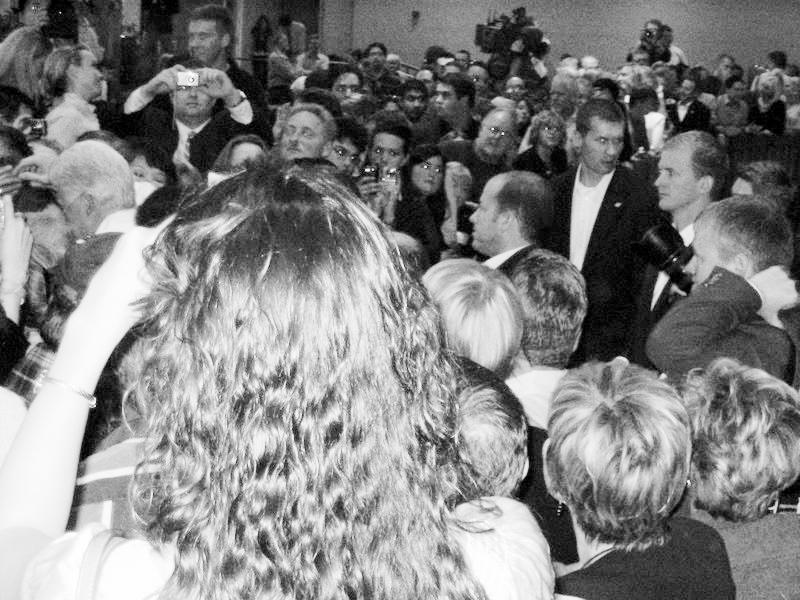
#> input picture Rezultati/Histogram/guzva_Globalna_0.jpg, 800 x 600 px, given as the content of the folder Slike/Histogram slike, which was not available
$ jupyter execute --allow-errors 3_Histogram.ipynb   (shell and % lines are left out)
#> lines starting #> are read from the running program, lines starting #| are printed output that depends on the picture; pictures that were not available may be replaced by others from this repository, and a replacement may not be noted
[cell 1]
from PIL import Image as img
import numpy as np
from matplotlib import pyplot as plt
from matplotlib import image as mpimg
import os
import math

plt.style.use ('dark_background')
maks_intezitet = 255

[cell 2]
def napravi_Histogram (hist_niz, ime_slike, ime_funkcije):

    plt.clf()
    plt.xlabel ('Vrednosti inteziteta')
    plt.ylabel ('Broj pojavljivanja')
    plt.bar (range (len(hist_niz)), hist_niz)
    plt.savefig (os.path.join ('Rezultati', 'Histogram', ime_slike) + '_' + ime_funkcije + '.jpg')

[cell 3]
def izracunaj_koef (slika_niz):

    br_piksela = slika_niz.size
    # Nalazenje raspodele piksela po intezitetima
    hist, _ = np.histogram (slika_niz, bins = maks_intezitet, range = (0, maks_intezitet))

    izmenjeni = np.zeros (maks_intezitet + 1)

    # Primena funkcije promene
    # Racuna se kumulativna suma histograma, ona oznacava ukupan broj piksela koji ima vrednost inteziteta <= od i-te vrednosti
    # A onda se ta suma normalizuje i stavlja kao nova vrednost
    for i in range (len(izmenjeni)):
        izmenjeni[i] = (maks_intezitet / br_piksela) * hist[: i+1].sum()

    izmenjeni = np.floor (izmenjeni)

    return izmenjeni

[cell 4]
def Globalna (putanja_slike, ime_slike):

    slika = img.open (os.path.join(putanja_slike, ime_slike + '.jpg')).convert ('L')
    slika_niz = np.uint8 (np.array (slika))

    rez_niz = np.zeros (slika_niz.shape, np.uint8)

    hist, _ = np.histogram (slika_niz, bins = maks_intezitet, range = (0, maks_intezitet))
    napravi_Histogram (hist, ime_slike, 'Globalna_1')

    tmp_niz = izracunaj_koef (slika_niz)
    #napravi_Histogram (tmp_niz, ime_slike, 'KoefGlobalna')

    for (x, y), vrednost in np.ndenumerate (slika_niz):
        rez_niz [x, y] = tmp_niz[vrednost]

    hist, _ = np.histogram (rez_niz, bins = maks_intezitet + 1, range = (0, maks_intezitet))
    napravi_Histogram (hist, ime_slike, 'Globalna_2')

    rez = img.fromarray (rez_niz)
    rez.save (os.path.join ('Rezultati', 'Histogram', ime_slike + '_Globalna_0.jpg'))

[cell 5]
def poredjenje ():

    dir_putanja_rez = os.path.join ('Rezultati', 'Histogram')
    dir_putanja_ulaz = os.path.join ('Slike', 'Histogram slike')
    lista_imena_rez = sorted(os.listdir (dir_putanja_rez))

    lista_imena_ulaz = sorted(os.listdir (dir_putanja_ulaz))
    broj_slika = len (lista_imena_ulaz)
    i = 0  # Brojac originala
    j = 0  # Brojac rezultata
    k = 0  # Globalni brojac

    plt.clf()
    fig, ax = plt.subplots (broj_slika, 4, figsize = (35, 50))

    for ax_i in ax:

        for ax_j in ax_i:

            # Iscrtavanje originala
            if (k % 4 == 0):
                putanja_slike = os.path.join (dir_putanja_ulaz, lista_imena_ulaz[i])
                ax_j.set_title (str.split(lista_imena_ulaz[i], '.')[0])
                i += 1

            else:
                putanja_slike = os.path.join (dir_putanja_rez, lista_imena_rez[j])
                ax_j.set_title (str.split(lista_imena_rez[j], '.')[0])
                j += 1

            slika = mpimg.imread (putanja_slike)

            ax_j.imshow (slika, cmap = 'gray')
            ax_j.axis ('off')
            k += 1

    plt.savefig (os.path.join ('Rezultati', 'sve_histogram.png'))
    plt.show()

[cell 6]
def main():

    dir_putanja = os.path.join ('Slike', 'Histogram slike')

    for ime_slike in os.listdir(dir_putanja):
        if os.path.splitext(ime_slike)[-1] == '.jpg':
            Globalna (dir_putanja, os.path.splitext (ime_slike)[-2])
#> in Globalna, slika is the input picture: PIL image 800x600 L; min 0, max 255, mean 129.8
#> in Globalna, `hist, _ = np.histogram (slika_niz, bins = maks_intezitet, range = (0, ..`: hist = 255 values, max 2806 at index 22, min 589 at index 1, mean 1882.4
#> in napravi_Histogram, `plt.savefig (os.path.join ('Rezultati', 'Histogram', ime_slike) + '_' ..`:
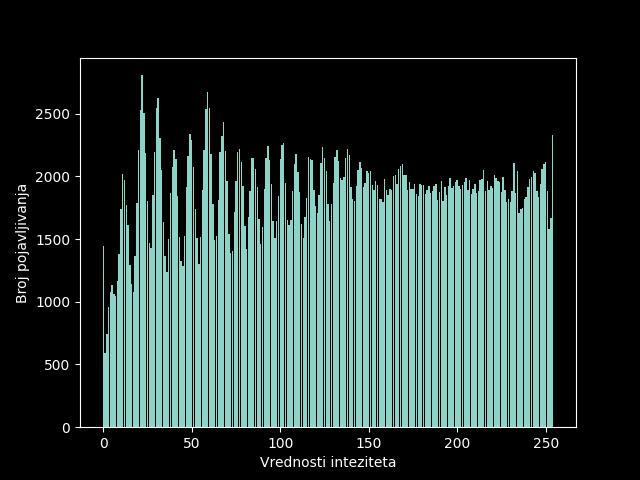
#> figure drawn by matplotlib, 1 panel; tallest bar 2806 high, from x = 21.6 to 22.4
#> after the loop in izracunaj_koef, `for i in range (len(izmenjeni)):`: izmenjeni = 256 values from 0.769 to 255
#> in izracunaj_koef, `izmenjeni = np.floor (izmenjeni)`: izmenjeni = 256 values from 0 to 255
#> the loop in Globalna, `for (x, y), vrednost in np.ndenumerate (slika_niz):` made 480000 passes
#> vrednost on passes 1 to 3: 90, 93, 98
#> in Globalna, `hist, _ = np.histogram (rez_niz, bins = maks_intezitet + 1, range = (0..`: hist = 256 values, max 3955 at index 58, min 0 at index 17, mean 1875
#> call 2 of napravi_Histogram, with hist_niz = array of shape (256,), ime_slike = 'guzva_Globalna_0', ime_funkcije = 'Globalna_2'
#> in napravi_Histogram (call 2), `plt.savefig (os.path.join ('Rezultati', 'Histogram', ime_slike) + '_' ..`:
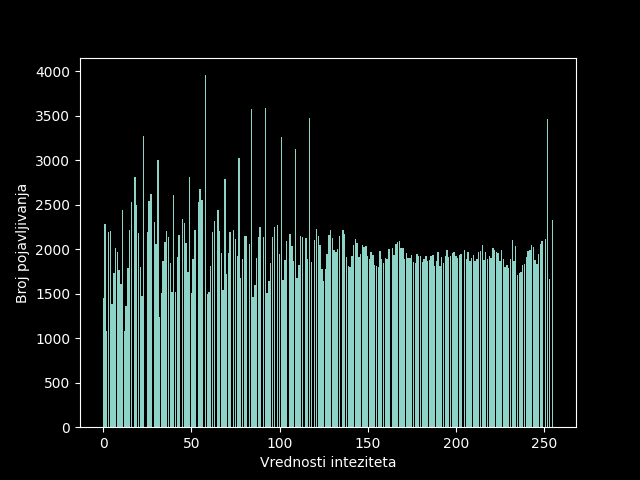
#> figure drawn by matplotlib, 1 panel; tallest bar 3955 high, from x = 57.6 to 58.4

$ run again, on Rezultati/Histogram/meduze_Globalna_0.jpg
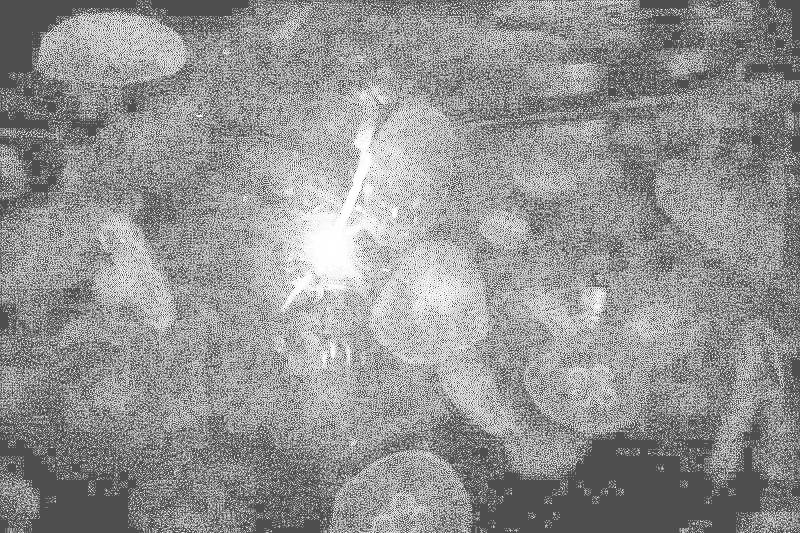
#> input picture Rezultati/Histogram/meduze_Globalna_0.jpg, 800 x 533 px, given as the content of the folder Slike/Histogram slike, which was not available
#> in Globalna, slika is the input picture: PIL image 800x533 L; min 33, max 255, mean 146.4
#> in Globalna, `hist, _ = np.histogram (slika_niz, bins = maks_intezitet, range = (0, ..`: hist = 255 values, max 35645 at index 78, min 0 at index 0, mean 1672.2
#> after the loop in izracunaj_koef, `for i in range (len(izmenjeni)):`: izmenjeni = 256 values from 0 to 255
#> after the loop in Globalna, `for (x, y), vrednost in np.ndenumerate (slika_niz):`:
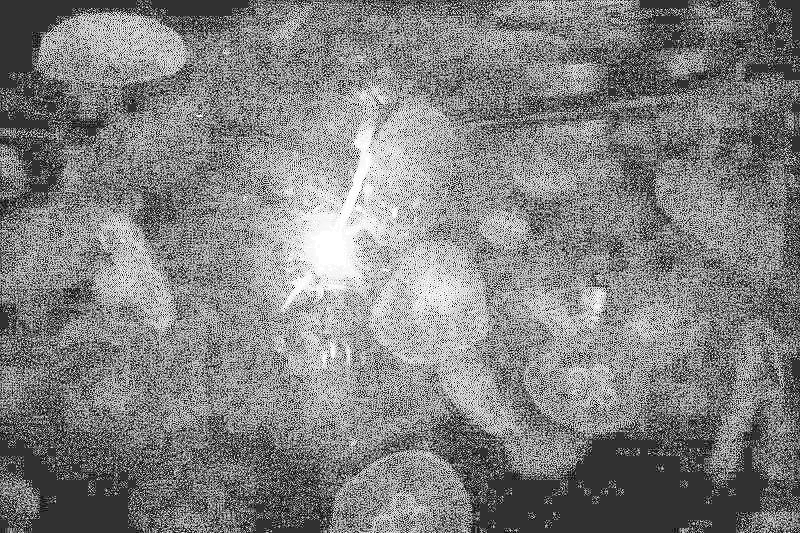
#> rez_niz: shape (533, 800); min 0, max 255, mean 128.6
#> in Globalna, `hist, _ = np.histogram (rez_niz, bins = maks_intezitet + 1, range = (0..`: hist = 256 values, max 35645 at index 49, min 0 at index 7, mean 1665.6
#> in napravi_Histogram (call 2), `plt.savefig (os.path.join ('Rezultati', 'Histogram', ime_slike) + '_' ..`:
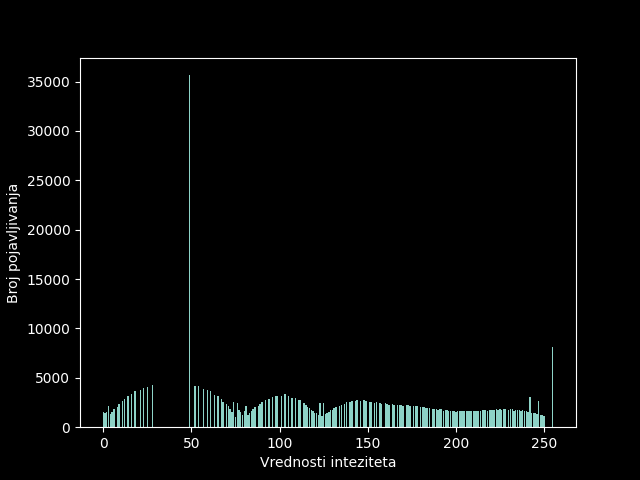
#> figure drawn by matplotlib, 1 panel; tallest bar 35645 high, from x = 48.6 to 49.4
